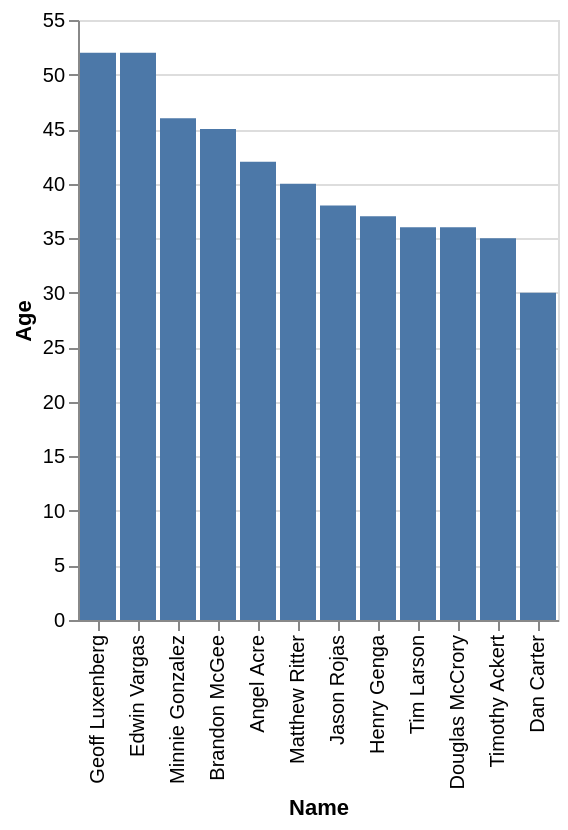

Write the Vega-Lite specification saved for this chart.
### Vega-Lite specification from a JSON file in a GitHub repository (floating-point values rounded to 4 significant figures)
{"data": {"values": [{"x_data": "Geoff Luxenberg", "y_data": 52}, {"x_data": "Edwin Vargas", "y_data": 52}, {"x_data": "Minnie Gonzalez", "y_data": 46}, {"x_data": "Brandon McGee", "y_data": 45}, {"x_data": "Angel Acre", "y_data": 42}, {"x_data": "Matthew Ritter", "y_data": 40}, {"x_data": "Jason Rojas", "y_data": 38}, {"x_data": "Henry Genga", "y_data": 37}, {"x_data": "Tim Larson", "y_data": 36}, {"x_data": "Douglas McCrory", "y_data": 36}, {"x_data": "Timothy Ackert", "y_data": 35}, {"x_data": "Dan Carter", "y_data": 30}]}, "mark": "bar", "encoding": {"x": {"field": "x_data", "type": "nominal", "title": "Name", "sort": {"op": "sum", "field": "y_data", "order": "descending"}}, "y": {"field": "y_data", "type": "quantitative", "title": "Age"}}}
